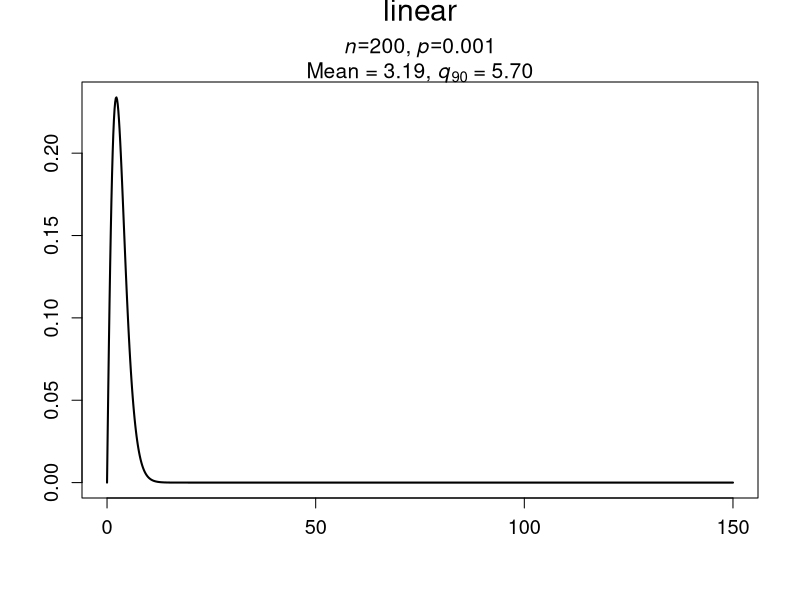
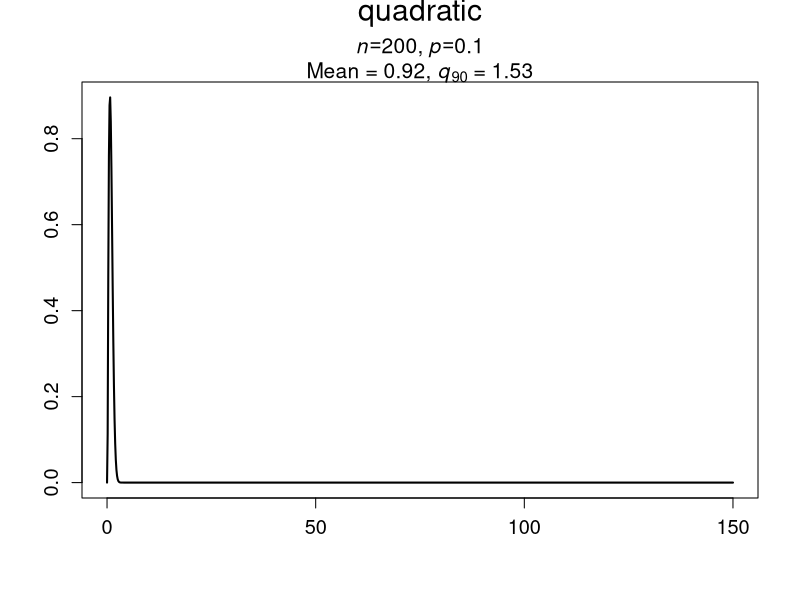
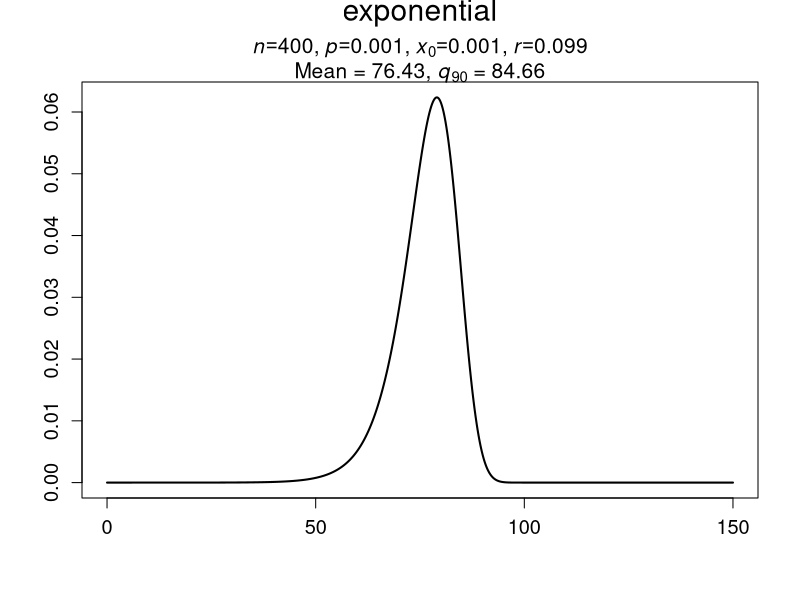
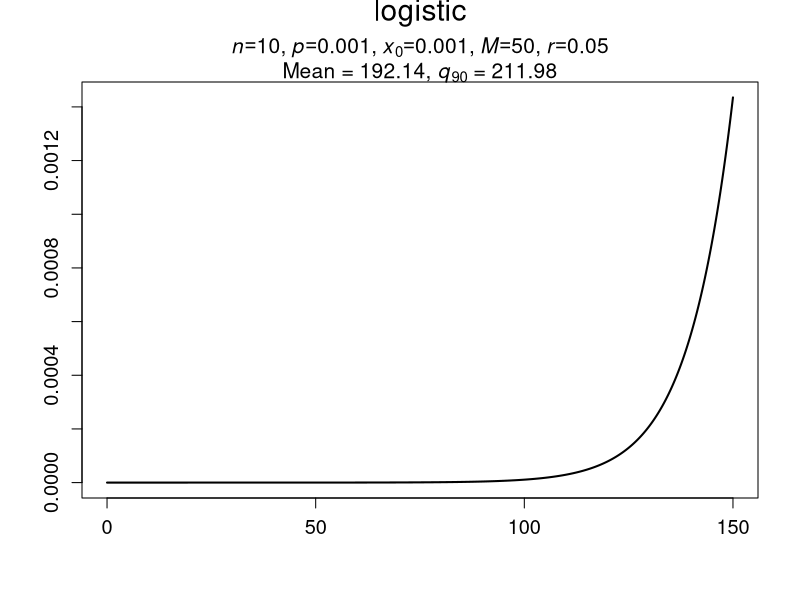

Here is the R script that generated these plots, in order:

select_function <- function(type = c("linear","quadratic", "exponential", "logistic"), 
                            params = list(n = n, p = p, x0 = x0, M = M, r = r)) {

 # Match the selected type to ensure it is one of the allowed values. 
 type <- match.arg(type) 

 # Define the specific function based on the type parameter.
  
  fun <- switch(type,

# Linear function calculation
    linear = function(y) {

  # Check if the required parameters n and p are provided.
      if (is.null(params$n) || is.null(params$p)) 
        stop("n and p parameters are required for custom linear function")

  # Calculate h based on the provided parameters and the input value y.
      h <- 1 - (1 - params$p)^(params$n * y)
      return(h * exp(-h / (params$n * log(1 - params$p)) - y))
    },

  # Quadratic function calculation
    quadratic = function(y) {
      if (is.null(params$n) || is.null(params$p)) 
        stop("n and p parameters are required for custom quadratic function")
      h <- 1 - (1 - params$p)^(params$n * y^2)
      return(h * exp(-h / (params$n * log(1 - params$p)) - y^2) * 2 * y)
    },
 
 # Exponential function calculation   
    exponential = function(y) {
      if (is.null(params$n) || is.null(params$p) || is.null(params$x0) || is.null(params$r)) 
        stop("n, p, x0 and r parameters are required for exponential function")
      exp_term <- params$x0 * exp(params$r * y)
      h <- 1 - (1 - params$p)^(params$n * exp_term)
      return(h * exp(-h / (params$n * log(1 - params$p)) - exp_term) * params$r * exp_term)
    },

 # Logistic function calculation
    logistic = function(y) {
      if (is.null(params$n) || is.null(params$p) || is.null(params$x0) || is.null(params$M) || is.null(params$r)) 
        stop("n, p, x0, r and M parameters are required for logistic function")
      logistic_term <- params$M / (1 + ((params$M - params$x0)/params$x0) * exp(- params$r * y))
      h <- 1 - (1 - params$p)^(params$n * logistic_term)
      return(h * exp(-h / (params$n * log(1 - params$p)) - logistic_term) * params$r * logistic_term * (1 - logistic_term/params$M))
    }
  )
  
  # Calculate the integral of the function using numerical integration.
  integral <- tryCatch({
    integrate(fun, lower = 0, upper = 1000)$value
  }, error = function(e) {
    warning("Error in integration: ", e$message)
    return(NA)
  })
  
   # Check if the calculated integral is close to 1 (indicating a valid probability distribution).
  is_valid <- abs(integral - 1) < 1e-4
  
  # Calculate mean and q90 if the function is valid
  mean_val <- NA
  q90_val <- NA
  if (is_valid) {
    # Calculate mean
    mean_fun <- function(y) y * fun(y)
    mean_val <- tryCatch({
      integrate(mean_fun, lower = 0, upper = 1000)$value
    }, error = function(e) {
      warning("Error in mean calculation: ", e$message)
      return(NA)
    })
    
    # Calculate q90
    cdf_fun <- function(y) {
      tryCatch({
        integrate(fun, lower = 0, upper = y)$value
      }, error = function(e) {
        warning("Error in CDF calculation: ", e$message)
        return(NA)
      })
    }
    q90_val <- uniroot(function(y) cdf_fun(y) - 0.9, c(0, 1000))$root
  }
  
  # If valid, create a density plot
  plot <- NULL
  if (is_valid) {
    x <- seq(0, 150, length.out = 1000)
    y <- sapply(x, fun)
    df <- data.frame(x = x, y = y)
    # Conditionally format the parameters based on the function type
    param_text <- switch(type,
      linear = bquote(italic(n) == .(params$n) * "," ~ italic(p) == .(params$p)),
      quadratic = bquote(italic(n) == .(params$n) * "," ~ italic(p) == .(params$p)),      
      exponential = bquote(italic(n) == .(params$n) * "," ~ italic(p) == .(params$p) * "," ~ italic(x)[0] == .(params$x0) * "," ~ italic(r) == .(params$r)),
      logistic = bquote(italic(n) == .(params$n) * "," ~ italic(p) == .(params$p) * "," ~ italic(x)[0] == .(params$x0) * "," ~ italic(M) == .(params$M) * "," ~ italic(r) == .(params$r))  
  )
    
    # Title text with the parameter and q90 formatting
    title_text <- bquote(atop(
      .(type),
      atop(
        .(param_text),
        paste("Mean = ", .(sprintf("%.2f", mean_val)), ", ", italic(q)[90], " = ", .(sprintf("%.2f", q90_val)))
      )
    ))
    plot <- plot(df, ylab = "", xlab ="", type = "l", lwd = 2, main = title_text,cex.main=1.8,cex.axis=1.2,cex.lab=1.5)
  }
  
  # return the results
  return(list(
    fun = fun,
    integral = integral,
    is_valid = is_valid,
    plot = plot,
    mean = mean_val,
    q90 = q90_val
  ))
}

# Helper function to display results
plot_function <- function(type, params) {
  result <- select_function(type, params)
  if (result$is_valid) {
    print(result$plot)
    cat("Integral:", result$integral, "\n")
    cat("Is valid:", result$is_valid, "\n")
    cat("Mean:", result$mean, "\n")
    cat("90th percentile:", result$q90, "\n")
  } else {
    cat("The function is not valid. Integral:", result$integral, "\n")
  }
}

# usage examples
plot_function("linear", list(n = 200, p = 0.001))
plot_function("quadratic", list(n = 200, p = 0.1))
plot_function("exponential", list(n = 400, p = 0.001, x0 = 0.001, r = 0.099))
plot_function("logistic", list(n = 10, p = 0.001, x0 = 0.001, M = 50, r =0.05))


